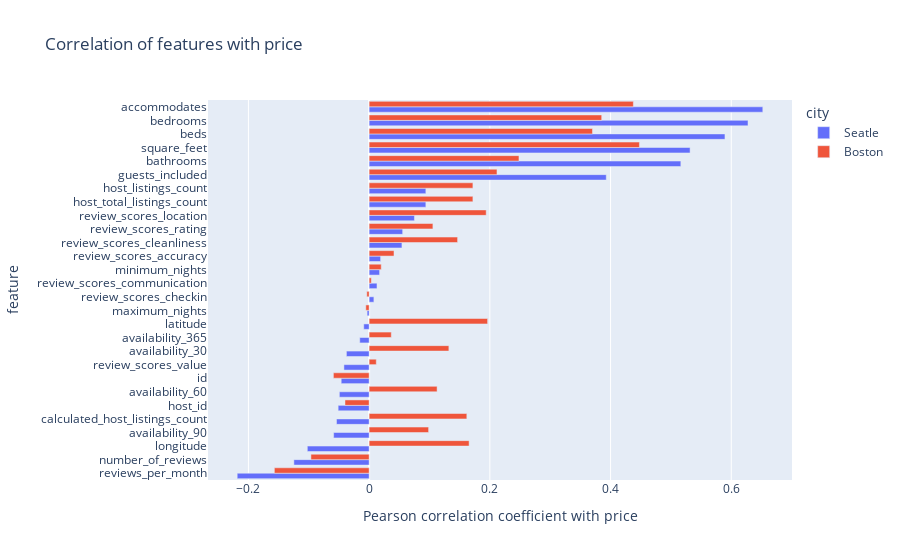

The cell this chart's notebook holds for it:
### Markdown cell above
Further we look only at the correlation of price for each city. We decided to put them side by side, to be able to assess if both city show similar results.

### Code cell
fig = px.bar(city_corr, y='feature', x='price', orientation='h', color='city', barmode='group',
            labels={
                     "feature": "feature",
                     "price": "Pearson correlation coefficient with price",
                     "city": "city"
                     },
             title="Correlation of features with price")
fig.update_yaxes(dtick=1)
plt.figure(figsize=(10, 50))
fig.show()

### Figure 1 — Plotly figure (JSON) as saved in the notebook; plotly's stock layout.template omitted (floating-point values rounded to 4 significant figures)
{"data": [{"alignmentgroup": "True", "hovertemplate": "city=Seatle<br>Pearson correlation coefficient with price=%{x}<br>feature=%{y}<extra></extra>", "legendgroup": "Seatle", "marker": {"color": "#636efa", "pattern": {"shape": ""}}, "name": "Seatle", "offsetgroup": "Seatle", "orientation": "h", "showlegend": true, "textposition": "auto", "type": "bar", "x": [-0.2186, -0.1247, -0.1024, -0.05881, -0.05409, -0.05133, -0.04934, -0.04629, -0.04178, -0.03765, -0.01555, -0.008904, -0.003336, 0.007877, 0.01299, 0.0173, 0.01903, 0.05436, 0.05555, 0.07507, 0.09396, 0.09396, 0.3929, 0.5164, 0.5318, 0.5895, 0.6277, 0.6522], "xaxis": "x", "y": ["reviews_per_month", "number_of_reviews", "longitude", "availability_90", "calculated_host_listings_count", "host_id", "availability_60", "id", "review_scores_value", "availability_30", "availability_365", "latitude", "maximum_nights", "review_scores_checkin", "review_scores_communication", "minimum_nights", "review_scores_accuracy", "review_scores_cleanliness", "review_scores_rating", "review_scores_location", "host_total_listings_count", "host_listings_count", "guests_included", "bathrooms", "square_feet", "beds", "bedrooms", "accommodates"], "yaxis": "y"}, {"alignmentgroup": "True", "hovertemplate": "city=Boston<br>Pearson correlation coefficient with price=%{x}<br>feature=%{y}<extra></extra>", "legendgroup": "Boston", "marker": {"color": "#EF553B", "pattern": {"shape": ""}}, "name": "Boston", "offsetgroup": "Boston", "orientation": "h", "showlegend": true, "textposition": "auto", "type": "bar", "x": [-0.157, -0.09643, -0.0592, -0.04004, -0.005498, -0.003851, 0.003614, 0.01183, 0.02005, 0.03669, 0.0412, 0.09853, 0.1057, 0.1126, 0.1321, 0.1465, 0.1619, 0.1656, 0.1719, 0.1719, 0.1939, 0.1963, 0.2118, 0.2482, 0.37, 0.3853, 0.4378, 0.4478], "xaxis": "x", "y": ["reviews_per_month", "number_of_reviews", "id", "host_id", "maximum_nights", "review_scores_checkin", "review_scores_communication", "review_scores_value", "minimum_nights", "availability_365", "review_scores_accuracy", "availability_90", "review_scores_rating", "availability_60", "availability_30", "review_scores_cleanliness", "calculated_host_listings_count", "longitude", "host_listings_count", "host_total_listings_count", "review_scores_location", "latitude", "guests_included", "bathrooms", "beds", "bedrooms", "accommodates", "square_feet"], "yaxis": "y"}], "layout": {"barmode": "group", "legend": {"title": {"text": "city"}, "tracegroupgap": 0}, "title": {"text": "Correlation of features with price"}, "xaxis": {"anchor": "y", "domain": [0, 1], "title": {"text": "Pearson correlation coefficient with price"}}, "yaxis": {"anchor": "x", "domain": [0, 1], "dtick": 1, "title": {"text": "feature"}}}}
